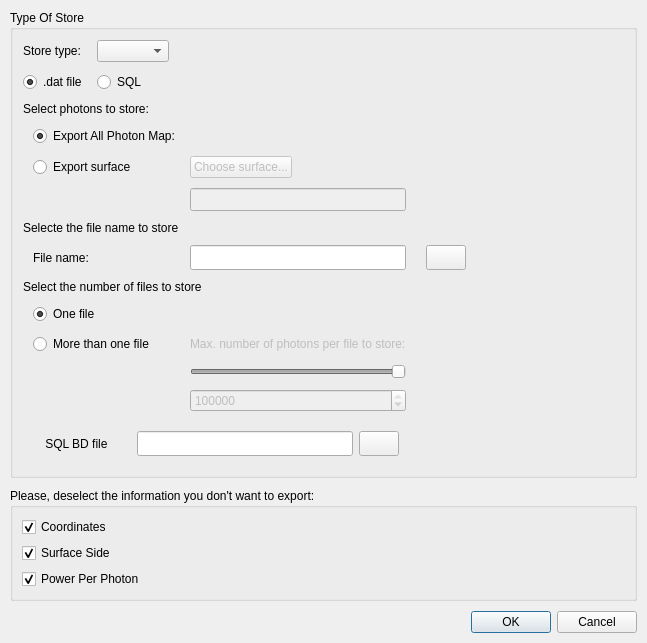
<?xml version="1.0" encoding="UTF-8"?>
<ui version="4.0">
 <class>RunOptionsDialog</class>
 <widget class="QDialog" name="RunOptionsDialog">
  <property name="geometry">
   <rect>
    <x>0</x>
    <y>0</y>
    <width>647</width>
    <height>588</height>
   </rect>
  </property>
  <property name="sizePolicy">
   <sizepolicy hsizetype="Preferred" vsizetype="Preferred">
    <horstretch>0</horstretch>
    <verstretch>0</verstretch>
   </sizepolicy>
  </property>
  <property name="maximumSize">
   <size>
    <width>16777215</width>
    <height>16777215</height>
   </size>
  </property>
  <property name="windowTitle">
   <string>Define Run Options</string>
  </property>
  <layout class="QVBoxLayout" name="mainLayout">
   <property name="spacing">
    <number>10</number>
   </property>
   <property name="margin">
    <number>10</number>
   </property>
   <item>
    <widget class="QGroupBox" name="storeTypeGroup">
     <property name="title">
      <string>Type Of Store</string>
     </property>
     <layout class="QGridLayout" name="typeStoreLayout">
      <property name="margin">
       <number>10</number>
      </property>
      <property name="spacing">
       <number>10</number>
      </property>
      <item row="4" column="0" colspan="3">
       <widget class="QWidget" name="SQLWidget" native="true">
        <layout class="QGridLayout" name="gridLayout">
         <item row="1" column="1">
          <widget class="QLineEdit" name="SQLNameEdit">
           <property name="sizePolicy">
            <sizepolicy hsizetype="Expanding" vsizetype="Fixed">
             <horstretch>0</horstretch>
             <verstretch>0</verstretch>
            </sizepolicy>
           </property>
           <property name="minimumSize">
            <size>
             <width>0</width>
             <height>25</height>
            </size>
           </property>
          </widget>
         </item>
         <item row="1" column="2">
          <widget class="QPushButton" name="SQLselectFile">
           <property name="minimumSize">
            <size>
             <width>0</width>
             <height>25</height>
            </size>
           </property>
           <property name="text">
            <string/>
           </property>
           <property name="icon">
            <iconset resource="../../tonatiuh.qrc">
             <normaloff>:/icons/open.png</normaloff>:/icons/open.png</iconset>
           </property>
          </widget>
         </item>
         <item row="1" column="0">
          <widget class="QLabel" name="SQLNameLabel">
           <property name="minimumSize">
            <size>
             <width>0</width>
             <height>25</height>
            </size>
           </property>
           <property name="text">
            <string>    SQL BD file       </string>
           </property>
          </widget>
         </item>
         <item row="1" column="3">
          <spacer name="horizontalSpacer_3">
           <property name="orientation">
            <enum>Qt::Horizontal</enum>
           </property>
           <property name="sizeHint" stdset="0">
            <size>
             <width>40</width>
             <height>20</height>
            </size>
           </property>
          </spacer>
         </item>
        </layout>
       </widget>
      </item>
      <item row="1" column="0">
       <widget class="QRadioButton" name="datFileRadio">
        <property name="text">
         <string>.dat file</string>
        </property>
        <property name="checked">
         <bool>true</bool>
        </property>
        <property name="autoExclusive">
         <bool>true</bool>
        </property>
       </widget>
      </item>
      <item row="1" column="2">
       <spacer name="horizontalSpacer">
        <property name="orientation">
         <enum>Qt::Horizontal</enum>
        </property>
        <property name="sizeHint" stdset="0">
         <size>
          <width>40</width>
          <height>20</height>
         </size>
        </property>
       </spacer>
      </item>
      <item row="1" column="1">
       <widget class="QRadioButton" name="dataBaseRadio">
        <property name="text">
         <string>SQL</string>
        </property>
        <property name="autoExclusive">
         <bool>true</bool>
        </property>
       </widget>
      </item>
      <item row="2" column="0" colspan="3">
       <widget class="QWidget" name="datWidget" native="true">
        <property name="enabled">
         <bool>true</bool>
        </property>
        <layout class="QGridLayout" name="fileStoreLayout">
         <property name="margin">
          <number>0</number>
         </property>
         <property name="spacing">
          <number>10</number>
         </property>
         <item row="13" column="2">
          <widget class="QSpinBox" name="raysPerFileSpinBox">
           <property name="enabled">
            <bool>false</bool>
           </property>
           <property name="minimum">
            <number>10</number>
           </property>
           <property name="maximum">
            <number>999999999</number>
           </property>
           <property name="singleStep">
            <number>100000</number>
           </property>
           <property name="value">
            <number>100000</number>
           </property>
          </widget>
         </item>
         <item row="5" column="0" colspan="3">
          <widget class="QLabel" name="label_3">
           <property name="text">
            <string>Selecte the file name to store</string>
           </property>
          </widget>
         </item>
         <item row="3" column="2">
          <widget class="QPushButton" name="selectSurfaceButton">
           <property name="enabled">
            <bool>false</bool>
           </property>
           <property name="sizePolicy">
            <sizepolicy hsizetype="Fixed" vsizetype="Fixed">
             <horstretch>0</horstretch>
             <verstretch>0</verstretch>
            </sizepolicy>
           </property>
           <property name="text">
            <string>Choose surface...</string>
           </property>
           <property name="checkable">
            <bool>false</bool>
           </property>
           <property name="autoExclusive">
            <bool>false</bool>
           </property>
          </widget>
         </item>
         <item row="12" column="2">
          <widget class="QSlider" name="raysPerFileSlider">
           <property name="enabled">
            <bool>false</bool>
           </property>
           <property name="minimum">
            <number>10</number>
           </property>
           <property name="maximum">
            <number>999999999</number>
           </property>
           <property name="singleStep">
            <number>100000</number>
           </property>
           <property name="sliderPosition">
            <number>100000</number>
           </property>
           <property name="orientation">
            <enum>Qt::Horizontal</enum>
           </property>
          </widget>
         </item>
         <item row="3" column="1">
          <widget class="QRadioButton" name="exportSurfaceRadioButton">
           <property name="text">
            <string>Export surface</string>
           </property>
           <property name="checked">
            <bool>false</bool>
           </property>
           <property name="autoExclusive">
            <bool>true</bool>
           </property>
           <attribute name="buttonGroup">
            <string notr="true">buttonGroup</string>
           </attribute>
          </widget>
         </item>
         <item row="6" column="5">
          <spacer name="horizontalSpacer_2">
           <property name="orientation">
            <enum>Qt::Horizontal</enum>
           </property>
           <property name="sizeHint" stdset="0">
            <size>
             <width>40</width>
             <height>20</height>
            </size>
           </property>
          </spacer>
         </item>
         <item row="2" column="1">
          <widget class="QRadioButton" name="exportAllPhotonsRadio">
           <property name="text">
            <string>Export All Photon Map:</string>
           </property>
           <property name="checked">
            <bool>true</bool>
           </property>
           <attribute name="buttonGroup">
            <string notr="true">buttonGroup</string>
           </attribute>
          </widget>
         </item>
         <item row="7" column="0" colspan="5">
          <widget class="QLabel" name="label_2">
           <property name="text">
            <string>Select the number of files to store</string>
           </property>
          </widget>
         </item>
         <item row="8" column="1">
          <widget class="QRadioButton" name="oneFileRadio">
           <property name="text">
            <string>One file</string>
           </property>
           <property name="checked">
            <bool>true</bool>
           </property>
          </widget>
         </item>
         <item row="9" column="2">
          <widget class="QLabel" name="raysperFileLabel">
           <property name="enabled">
            <bool>false</bool>
           </property>
           <property name="font">
            <font>
             <weight>50</weight>
             <bold>false</bold>
            </font>
           </property>
           <property name="text">
            <string>Max. number of photons per file to store:</string>
           </property>
          </widget>
         </item>
         <item row="9" column="1">
          <widget class="QRadioButton" name="moreFilesButton">
           <property name="text">
            <string>More than one file</string>
           </property>
          </widget>
         </item>
         <item row="1" column="0" colspan="5">
          <widget class="QLabel" name="label">
           <property name="text">
            <string>Select photons to store:</string>
           </property>
          </widget>
         </item>
         <item row="4" column="2">
          <widget class="QLineEdit" name="surfacePathLineEdit">
           <property name="enabled">
            <bool>false</bool>
           </property>
           <property name="font">
            <font>
             <pointsize>10</pointsize>
            </font>
           </property>
          </widget>
         </item>
         <item row="6" column="1">
          <widget class="QLabel" name="label_4">
           <property name="text">
            <string>File name:</string>
           </property>
          </widget>
         </item>
         <item row="6" column="2">
          <widget class="QLineEdit" name="fileNameEdit">
           <property name="sizePolicy">
            <sizepolicy hsizetype="Expanding" vsizetype="Fixed">
             <horstretch>0</horstretch>
             <verstretch>0</verstretch>
            </sizepolicy>
           </property>
           <property name="minimumSize">
            <size>
             <width>0</width>
             <height>25</height>
            </size>
           </property>
          </widget>
         </item>
         <item row="6" column="4">
          <widget class="QPushButton" name="selectFileSave">
           <property name="sizePolicy">
            <sizepolicy hsizetype="Fixed" vsizetype="Minimum">
             <horstretch>0</horstretch>
             <verstretch>0</verstretch>
            </sizepolicy>
           </property>
           <property name="minimumSize">
            <size>
             <width>0</width>
             <height>25</height>
            </size>
           </property>
           <property name="layoutDirection">
            <enum>Qt::LeftToRight</enum>
           </property>
           <property name="text">
            <string/>
           </property>
           <property name="icon">
            <iconset resource="../../tonatiuh.qrc">
             <normaloff>:/icons/open.png</normaloff>:/icons/open.png</iconset>
           </property>
          </widget>
         </item>
        </layout>
       </widget>
      </item>
      <item row="0" column="0">
       <widget class="QLabel" name="storeTypeLabel">
        <property name="text">
         <string>Store type:</string>
        </property>
       </widget>
      </item>
      <item row="0" column="1">
       <widget class="QComboBox" name="storeTypeCombo"/>
      </item>
     </layout>
    </widget>
   </item>
   <item>
    <widget class="QGroupBox" name="storeInfoGroup">
     <property name="title">
      <string>Please, deselect the information you don't want to export:</string>
     </property>
     <layout class="QGridLayout" name="gridLayout_4">
      <item row="1" column="0">
       <widget class="QCheckBox" name="sideBox">
        <property name="text">
         <string>Surface Side</string>
        </property>
        <property name="checked">
         <bool>true</bool>
        </property>
       </widget>
      </item>
      <item row="0" column="0">
       <widget class="QCheckBox" name="coordBox">
        <property name="text">
         <string>Coordinates</string>
        </property>
        <property name="checked">
         <bool>true</bool>
        </property>
       </widget>
      </item>
      <item row="2" column="0">
       <widget class="QCheckBox" name="powerPerPhotonCheck">
        <property name="text">
         <string>Power Per Photon</string>
        </property>
        <property name="checked">
         <bool>true</bool>
        </property>
       </widget>
      </item>
     </layout>
    </widget>
   </item>
   <item>
    <spacer name="verticalSpacer">
     <property name="orientation">
      <enum>Qt::Vertical</enum>
     </property>
     <property name="sizeHint" stdset="0">
      <size>
       <width>20</width>
       <height>40</height>
      </size>
     </property>
    </spacer>
   </item>
   <item>
    <widget class="QDialogButtonBox" name="buttonBox">
     <property name="standardButtons">
      <set>QDialogButtonBox::Cancel|QDialogButtonBox::Ok</set>
     </property>
    </widget>
   </item>
  </layout>
 </widget>
 <resources>
  <include location="../../tonatiuh.qrc"/>
 </resources>
 <connections>
  <connection>
   <sender>buttonBox</sender>
   <signal>accepted()</signal>
   <receiver>RunOptionsDialog</receiver>
   <slot>accept()</slot>
   <hints>
    <hint type="sourcelabel">
     <x>319</x>
     <y>441</y>
    </hint>
    <hint type="destinationlabel">
     <x>319</x>
     <y>232</y>
    </hint>
   </hints>
  </connection>
  <connection>
   <sender>buttonBox</sender>
   <signal>rejected()</signal>
   <receiver>RunOptionsDialog</receiver>
   <slot>reject()</slot>
   <hints>
    <hint type="sourcelabel">
     <x>319</x>
     <y>441</y>
    </hint>
    <hint type="destinationlabel">
     <x>319</x>
     <y>232</y>
    </hint>
   </hints>
  </connection>
  <connection>
   <sender>exportSurfaceRadioButton</sender>
   <signal>toggled(bool)</signal>
   <receiver>selectSurfaceButton</receiver>
   <slot>setEnabled(bool)</slot>
   <hints>
    <hint type="sourcelabel">
     <x>128</x>
     <y>260</y>
    </hint>
    <hint type="destinationlabel">
     <x>334</x>
     <y>276</y>
    </hint>
   </hints>
  </connection>
  <connection>
   <sender>raysPerFileSlider</sender>
   <signal>valueChanged(int)</signal>
   <receiver>raysPerFileSpinBox</receiver>
   <slot>setValue(int)</slot>
   <hints>
    <hint type="sourcelabel">
     <x>465</x>
     <y>300</y>
    </hint>
    <hint type="destinationlabel">
     <x>460</x>
     <y>323</y>
    </hint>
   </hints>
  </connection>
  <connection>
   <sender>raysPerFileSpinBox</sender>
   <signal>valueChanged(int)</signal>
   <receiver>raysPerFileSlider</receiver>
   <slot>setValue(int)</slot>
   <hints>
    <hint type="sourcelabel">
     <x>460</x>
     <y>323</y>
    </hint>
    <hint type="destinationlabel">
     <x>465</x>
     <y>300</y>
    </hint>
   </hints>
  </connection>
  <connection>
   <sender>exportSurfaceRadioButton</sender>
   <signal>toggled(bool)</signal>
   <receiver>surfacePathLineEdit</receiver>
   <slot>setEnabled(bool)</slot>
   <hints>
    <hint type="sourcelabel">
     <x>131</x>
     <y>172</y>
    </hint>
    <hint type="destinationlabel">
     <x>386</x>
     <y>214</y>
    </hint>
   </hints>
  </connection>
  <connection>
   <sender>datFileRadio</sender>
   <signal>toggled(bool)</signal>
   <receiver>datWidget</receiver>
   <slot>setVisible(bool)</slot>
   <hints>
    <hint type="sourcelabel">
     <x>308</x>
     <y>50</y>
    </hint>
    <hint type="destinationlabel">
     <x>315</x>
     <y>175</y>
    </hint>
   </hints>
  </connection>
  <connection>
   <sender>dataBaseRadio</sender>
   <signal>toggled(bool)</signal>
   <receiver>SQLWidget</receiver>
   <slot>setVisible(bool)</slot>
   <hints>
    <hint type="sourcelabel">
     <x>468</x>
     <y>50</y>
    </hint>
    <hint type="destinationlabel">
     <x>315</x>
     <y>174</y>
    </hint>
   </hints>
  </connection>
  <connection>
   <sender>moreFilesButton</sender>
   <signal>toggled(bool)</signal>
   <receiver>raysperFileLabel</receiver>
   <slot>setEnabled(bool)</slot>
   <hints>
    <hint type="sourcelabel">
     <x>97</x>
     <y>280</y>
    </hint>
    <hint type="destinationlabel">
     <x>272</x>
     <y>280</y>
    </hint>
   </hints>
  </connection>
  <connection>
   <sender>moreFilesButton</sender>
   <signal>toggled(bool)</signal>
   <receiver>raysPerFileSlider</receiver>
   <slot>setEnabled(bool)</slot>
   <hints>
    <hint type="sourcelabel">
     <x>97</x>
     <y>280</y>
    </hint>
    <hint type="destinationlabel">
     <x>272</x>
     <y>309</y>
    </hint>
   </hints>
  </connection>
  <connection>
   <sender>moreFilesButton</sender>
   <signal>toggled(bool)</signal>
   <receiver>raysPerFileSpinBox</receiver>
   <slot>setEnabled(bool)</slot>
   <hints>
    <hint type="sourcelabel">
     <x>97</x>
     <y>280</y>
    </hint>
    <hint type="destinationlabel">
     <x>272</x>
     <y>339</y>
    </hint>
   </hints>
  </connection>
 </connections>
 <buttongroups>
  <buttongroup name="buttonGroup"/>
 </buttongroups>
</ui>
